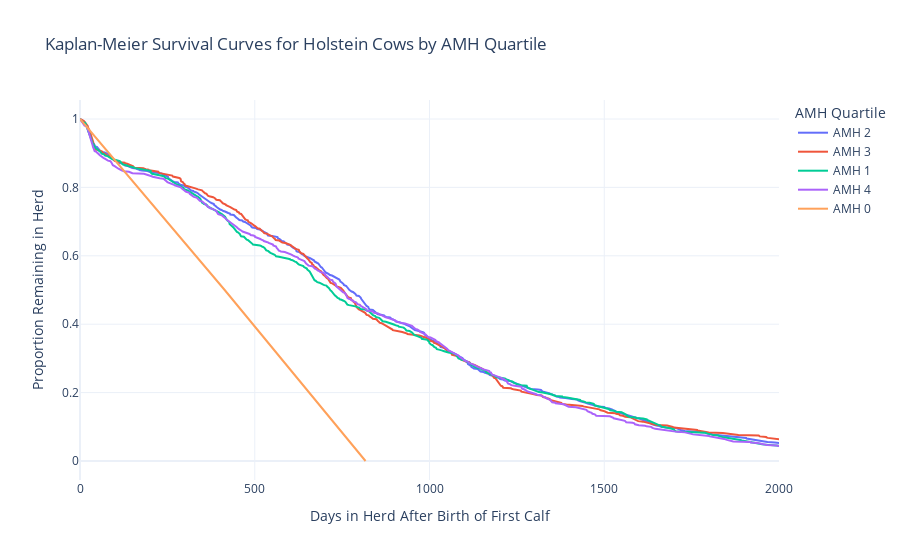

The notebook cell saved with this chart:
### Code cell
import pandas as pd
from lifelines import KaplanMeierFitter
import plotly.graph_objects as go

# Load the dataset (adjust the file path accordingly)
#file_path = 'path_to_your_file/Longevity - Formatted-Souradip_analysis.xlsx'

# Load the dataset into a DataFrame
#data = pd.read_excel(file_path, sheet_name='MasterSheet')  # Adjust sheet name if needed

# Ensure relevant columns are numeric
data['ProductiveLife'] = pd.to_numeric(data['ProductiveLife'], errors='coerce')
data['QT'] = pd.to_numeric(data['QT'], errors='coerce')  # If 'QT' is numeric or categorical

# Drop rows with NaN values in critical columns
data = data.dropna(subset=['ProductiveLife', 'QT'])

# Initialize Kaplan-Meier fitter
kmf = KaplanMeierFitter()

# Create a figure to hold the plots  
fig = go.Figure()

# Loop through each quartile to fit the Kaplan-Meier model and add traces
for quartile in data['QT'].unique():
    # Filter the dataset for each quartile
    quartile_data = data[data['QT'] == quartile]
    
    # Fit the Kaplan-Meier model to the Longevity data
    kmf.fit(durations=quartile_data['ProductiveLife'], event_observed=quartile_data['ProductiveLife'] > 0, label=f'AMH {quartile}')
    
    # Add a trace for the current quartile's survival function
    fig.add_trace(go.Scatter(
        x=kmf.survival_function_.index,
        y=kmf.survival_function_[kmf.survival_function_.columns[0]],  # Access the first column of survival function
        mode='lines',
        name=f'AMH {quartile}'
    ))

# Update layout of the plot
fig.update_layout(
    title="Kaplan-Meier Survival Curves for Holstein Cows by AMH Quartile",
    xaxis_title="Days in Herd After Birth of First Calf",
    yaxis_title="Proportion Remaining in Herd",
    legend_title="AMH Quartile",
    xaxis=dict(
        range=[0, 2000]  # Set the x-axis range from 0 to 2000 days
    ),
    template="plotly_white"
)

# Display the interactive plot
fig.show()

### Figure 1 — Plotly figure (JSON) as saved in the notebook; plotly's stock layout.template omitted (floating-point values rounded to 4 significant figures; data arrays with more than 128 entries replaced by an {"elided": "..."} marker saying what was removed)
{"data": [{"mode": "lines", "name": "AMH 2", "type": "scatter", "x": {"elided": "571 int values"}, "y": {"elided": "571 float values"}}, {"mode": "lines", "name": "AMH 3", "type": "scatter", "x": {"elided": "564 int values"}, "y": {"elided": "564 float values"}}, {"mode": "lines", "name": "AMH 1", "type": "scatter", "x": {"elided": "576 int values"}, "y": {"elided": "576 float values"}}, {"mode": "lines", "name": "AMH 4", "type": "scatter", "x": {"elided": "563 int values"}, "y": {"elided": "563 float values"}}, {"mode": "lines", "name": "AMH 0", "type": "scatter", "x": [0, 414, 817], "y": [1, 0.5, 0]}], "layout": {"legend": {"title": {"text": "AMH Quartile"}}, "title": {"text": "Kaplan-Meier Survival Curves for Holstein Cows by AMH Quartile"}, "xaxis": {"range": [0, 2000], "title": {"text": "Days in Herd After Birth of First Calf"}}, "yaxis": {"title": {"text": "Proportion Remaining in Herd"}}}}
